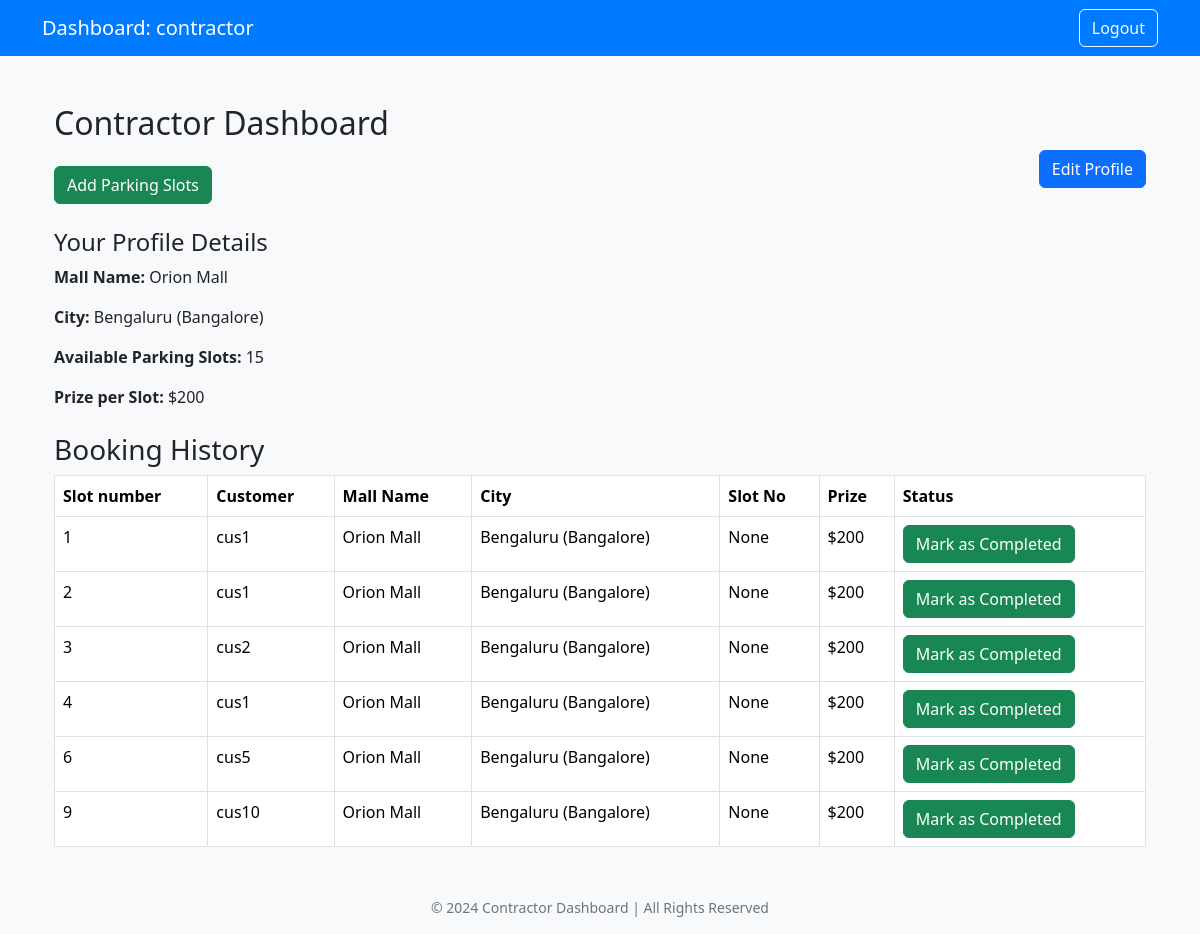
Page /contractor_dashboard (signed in) on the committed database.
### main.py (models this page shows)
class ApprovalStatus(db.Model):
    __tablename__ = 'approval_status'
    id = db.Column(db.Integer, primary_key=True)
    user_id = db.Column(db.Integer, db.ForeignKey('user.id'), nullable=False)
    username = db.Column(db.String(80), nullable=False)
    role = db.Column(db.String(50), nullable=False)
    is_approved = db.Column(db.Boolean, default=False)
    user = db.relationship('User', backref=db.backref('approval_status', lazy=True))

class Contractor(db.Model):
    id = db.Column(db.Integer, primary_key=True)
    user_id = db.Column(db.Integer, db.ForeignKey('user.id'), nullable=False)
    user = db.relationship('User', backref=db.backref('contractor', lazy=True))
    mall_name = db.Column(db.String(120))
    city = db.Column(db.String(100))
    number_of_lots = db.Column(db.Integer)
    prize = db.Column(db.Integer)

class Booking(db.Model):
    id = db.Column(db.Integer, primary_key=True)
    customer_id = db.Column(db.Integer, db.ForeignKey('customer.id'), nullable=False)
    contractor_id = db.Column(db.Integer, db.ForeignKey('contractor.id'), nullable=False)
    mall_name = db.Column(db.String(120))
    city = db.Column(db.String(100))
    slot_no = db.Column(db.Integer)
    prize = db.Column(db.Integer)
    customer = db.relationship('Customer', backref=db.backref('bookings', lazy=True))
    contractor = db.relationship('Contractor', backref=db.backref('bookings', lazy=True))

class User(db.Model):
    id = db.Column(db.Integer, primary_key=True)
    username = db.Column(db.String(80), nullable=False, unique=True)
    email = db.Column(db.String(120), nullable=False, unique=True)
    password = db.Column(db.String(120), nullable=False)
    phone = db.Column(db.String(15), nullable=False)
    address = db.Column(db.String(200), nullable=False)
    role = db.Column(db.String(50), nullable=False)

### main.py (the view, shortened to what this page needs)
@app.route('/contractor_dashboard', methods=['GET', 'POST'])
def contractor_dashboard():
    user_id = session.get('user_id')
    if not user_id:
        flash("Please log in to access the contractor dashboard.", "warning")
        return redirect(url_for('login'))  # Redirect to login if user is not logged in
    contractor = Contractor.query.filter_by(user_id=user_id).first()
    approval_status = ApprovalStatus.query.filter_by(user_id=user_id).first()
    if not contractor or not approval_status or not approval_status.is_approved:
        flash("Your contractor profile is not approved yet.", "warning")
        return render_template('contractor_dashboard.html', contractor=None, bookings=None,dashboard_name="contractor")
    bookings = Booking.query.filter_by(contractor_id=contractor.id).all()
    return render_template('contractor_dashboard.html', contractor=contractor, bookings=bookings,dashboard_name="contractor")

### templates/contractor_dashboard.html (shortened to what this page needs)
{% extends 'base.html' %}
{% block content %}
    <div class="container mt-5">
        {% if contractor is none %}
            <div class="alert alert-warning" role="alert">
                Your contractor profile is not approved yet.
            </div>
        {% else %}
            <h2>Contractor Dashboard</h2>
            <button class="btn btn-primary float-end" data-bs-toggle="modal" data-bs-target="#editProfileModal">
                Edit Profile
            </button>
            <button class="btn btn-success mt-3" data-bs-toggle="modal" data-bs-target="#addParkingSlotsModal">
                Add Parking Slots
            </button>
            <div class="mt-4">
                <h4>Your Profile Details</h4>
                <p><strong>Mall Name:</strong> {{ contractor.mall_name }}</p>
                <p><strong>City:</strong> {{ contractor.city }}</p>
                <p><strong>Available Parking Slots:</strong> {{ contractor.number_of_lots }}</p>
                <p><strong>Prize per Slot:</strong> ${{ contractor.prize }}</p>
            </div>
            <h3 class="mt-4">Booking History</h3>
            <table class="table table-bordered">
                <thead>
                    <tr>
                        <th>Slot number</th>
                        <th>Customer</th>
                        <th>Mall Name</th>
                        <th>City</th>
                        <th>Slot No</th>
                        <th>Prize</th>
                        <th>Status</th>
                    </tr>
                </thead>
                <tbody>
                    {% for booking in bookings %}
                        <tr>
                            <td>{{ booking.id }}</td>
                            <td>{{ booking.customer.user.username }}</td>
                            <td>{{ booking.mall_name }}</td>
                            <td>{{ booking.city }}</td>
                            <td>{{ booking.slot_no }}</td>
                            <td>${{ booking.prize }}</td>
                            <td>
                                {% if booking.status == 'completed' %}
                                    <span class="badge bg-success">Completed</span>
                                {% else %}
                                    <form action="{{ url_for('mark_completed', booking_id=booking.id) }}" method="POST">
                                        <button class="btn btn-success" type="submit">Mark as Completed</button>
                                    </form>
                                {% endif %}
                            </td>
                        </tr>
                    {% endfor %}
                </tbody>
            </table>
        {% endif %}
    </div>
{% endblock %}

### templates/base.html (shortened to what this page needs)
<!DOCTYPE html>
<html lang="en">
<head>
    <link href="https://cdn.jsdelivr.net/npm/bootstrap@5.3.3/dist/css/bootstrap.min.css" rel="stylesheet">
</head>
<body>
    <nav class="navbar navbar-expand-lg navbar-dark">
        <div class="container">
            <a class="navbar-brand" href="{{ url_for(dashboard_name + '_dashboard') }}">Dashboard: {{ dashboard_name }}</a>
            <div class="d-flex">
                <a class="btn btn-outline-light ms-2" href="{{ url_for('logout') }}">Logout</a>
            </div>
        </div>
    </nav>
    <div class="container mt-5">
        {% block content %}
        {% endblock %}
    </div>
    <footer>
        <p>&copy; 2024 Contractor Dashboard | All Rights Reserved</p>
    </footer>
</body>
</html>

### templates/base.html (style rules this page uses)
body { background-color: #f8f9fa; }
.navbar { background-color: #007bff; }
.navbar-brand, .navbar-nav .nav-link { color: white !important; }
footer { margin-top: 50px; text-align: center; color: #6c757d; font-size: 14px; }

### rows in the picture
ApprovalStatus: role "contractor"
Contractor: mall_name "Orion Mall", city "Bengaluru (Bangalore)", number_of_lots "15", prize "200"
Booking: id "1", customer.user.username "cus1", mall_name "Orion Mall", city "Bengaluru (Bangalore)", slot_no "None", prize "200"
Booking: id "2", customer.user.username "cus1", mall_name "Orion Mall", city "Bengaluru (Bangalore)", slot_no "None", prize "200"
Booking: id "3", customer.user.username "cus2", mall_name "Orion Mall", city "Bengaluru (Bangalore)", slot_no "None", prize "200"
Booking: id "4", customer.user.username "cus1", mall_name "Orion Mall", city "Bengaluru (Bangalore)", slot_no "None", prize "200"
Booking: id "6", customer.user.username "cus5", mall_name "Orion Mall", city "Bengaluru (Bangalore)", slot_no "None", prize "200"
Booking: id "9", customer.user.username "cus10", mall_name "Orion Mall", city "Bengaluru (Bangalore)", slot_no "None", prize "200"
